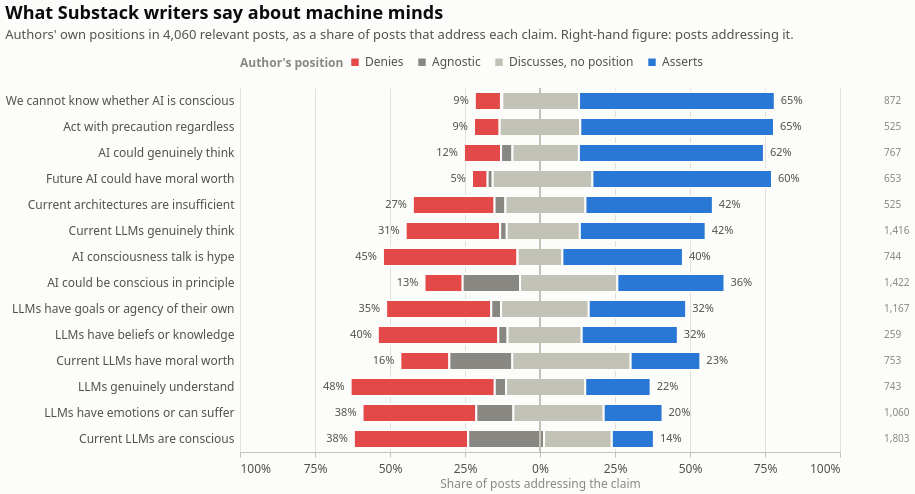

Describe this chart as a Vega-Lite specification.
### Vega-Lite specification from a JSON file in a GitHub repository (floating-point values rounded to 4 significant figures)
{"$schema": "https://vega.github.io/schema/vega-lite/v6.4.1.json", "config": {"axis": {"domainColor": "#c3c2b7", "gridColor": "#e1e0d9", "gridWidth": 1, "labelColor": "#52514e", "labelFont": "system-ui, -apple-system, 'Segoe UI', sans-serif", "labelFontSize": 12, "labelPadding": 6, "tickColor": "#c3c2b7", "titleColor": "#898781", "titleFont": "system-ui, -apple-system, 'Segoe UI', sans-serif", "titleFontSize": 12, "titleFontWeight": 400}, "axisX": {"grid": false}, "axisY": {"domain": false, "ticks": false}, "background": "#fcfcfb", "bar": {"cornerRadiusEnd": 4}, "font": "system-ui, -apple-system, 'Segoe UI', sans-serif", "header": {"labelColor": "#0b0b0b", "labelFont": "system-ui, -apple-system, 'Segoe UI', sans-serif", "labelFontSize": 13, "labelFontWeight": 600, "titleColor": "#898781", "titleFont": "system-ui, -apple-system, 'Segoe UI', sans-serif"}, "legend": {"direction": "horizontal", "labelColor": "#52514e", "labelFont": "system-ui, -apple-system, 'Segoe UI', sans-serif", "labelFontSize": 12, "orient": "top", "symbolSize": 80, "symbolType": "square", "titleColor": "#898781", "titleFont": "system-ui, -apple-system, 'Segoe UI', sans-serif", "titleFontSize": 12, "titleOrient": "left"}, "line": {"strokeCap": "round", "strokeJoin": "round", "strokeWidth": 2}, "point": {"filled": true, "size": 64}, "range": {"category": ["#2a78d6", "#eb6834", "#1baf7a", "#eda100", "#e87ba4", "#008300", "#4a3aa7", "#e34948"]}, "text": {"color": "#52514e", "font": "system-ui, -apple-system, 'Segoe UI', sans-serif", "fontSize": 12}, "title": {"anchor": "start", "color": "#0b0b0b", "font": "system-ui, -apple-system, 'Segoe UI', sans-serif", "fontSize": 18, "fontWeight": 600, "offset": 14, "subtitleColor": "#52514e", "subtitleFontSize": 13, "subtitlePadding": 6}, "view": {"stroke": null}}, "data": {"name": "data-ec4449c1d0989916a3076ee6fd09f68b"}, "datasets": {"data-ec4449c1d0989916a3076ee6fd09f68b": [{"addressing": 1803, "asserts_share": 0.1403, "count": 687, "denies_share": 0.381, "facet": null, "item": "Current LLMs are conscious", "n": 1803, "option": "denies", "share": 0.381, "x0": -0.6204, "x1": -0.2393}, {"addressing": 1803, "asserts_share": 0.1403, "count": 456, "denies_share": 0.381, "facet": null, "item": "Current LLMs are conscious", "n": 1803, "option": "agnostic", "share": 0.2529, "x0": -0.2393, "x1": 0.01359}, {"addressing": 1803, "asserts_share": 0.1403, "count": 407, "denies_share": 0.381, "facet": null, "item": "Current LLMs are conscious", "n": 1803, "option": "discusses", "share": 0.2257, "x0": 0.01359, "x1": 0.2393}, {"addressing": 1803, "asserts_share": 0.1403, "count": 253, "denies_share": 0.381, "facet": null, "item": "Current LLMs are conscious", "n": 1803, "option": "asserts", "share": 0.1403, "x0": 0.2393, "x1": 0.3796}, {"addressing": 1422, "asserts_share": 0.3572, "count": 181, "denies_share": 0.1273, "facet": null, "item": "AI could be conscious in principle", "n": 1422, "option": "denies", "share": 0.1273, "x0": -0.385, "x1": -0.2577}, {"addressing": 1422, "asserts_share": 0.3572, "count": 272, "denies_share": 0.1273, "facet": null, "item": "AI could be conscious in principle", "n": 1422, "option": "agnostic", "share": 0.1913, "x0": -0.2577, "x1": -0.06646}, {"addressing": 1422, "asserts_share": 0.3572, "count": 461, "denies_share": 0.1273, "facet": null, "item": "AI could be conscious in principle", "n": 1422, "option": "discusses", "share": 0.3242, "x0": -0.06646, "x1": 0.2577}, {"addressing": 1422, "asserts_share": 0.3572, "count": 508, "denies_share": 0.1273, "facet": null, "item": "AI could be conscious in principle", "n": 1422, "option": "asserts", "share": 0.3572, "x0": 0.2577, "x1": 0.615}, {"addressing": 1416, "asserts_share": 0.4195, "count": 446, "denies_share": 0.315, "facet": null, "item": "Current LLMs genuinely think", "n": 1416, "option": "denies", "share": 0.315, "x0": -0.4477, "x1": -0.1328}, {"addressing": 1416, "asserts_share": 0.4195, "count": 31, "denies_share": 0.315, "facet": null, "item": "Current LLMs genuinely think", "n": 1416, "option": "agnostic", "share": 0.02189, "x0": -0.1328, "x1": -0.1109}, {"addressing": 1416, "asserts_share": 0.4195, "count": 345, "denies_share": 0.315, "facet": null, "item": "Current LLMs genuinely think", "n": 1416, "option": "discusses", "share": 0.2436, "x0": -0.1109, "x1": 0.1328}, {"addressing": 1416, "asserts_share": 0.4195, "count": 594, "denies_share": 0.315, "facet": null, "item": "Current LLMs genuinely think", "n": 1416, "option": "asserts", "share": 0.4195, "x0": 0.1328, "x1": 0.5523}, {"addressing": 767, "asserts_share": 0.6167, "count": 95, "denies_share": 0.1239, "facet": null, "item": "AI could genuinely think", "n": 767, "option": "denies", "share": 0.1239, "x0": -0.2536, "x1": -0.1297}, {"addressing": 767, "asserts_share": 0.6167, "count": 29, "denies_share": 0.1239, "facet": null, "item": "AI could genuinely think", "n": 767, "option": "agnostic", "share": 0.03781, "x0": -0.1297, "x1": -0.09192}, {"addressing": 767, "asserts_share": 0.6167, "count": 170, "denies_share": 0.1239, "facet": null, "item": "AI could genuinely think", "n": 767, "option": "discusses", "share": 0.2216, "x0": -0.09192, "x1": 0.1297}, {"addressing": 767, "asserts_share": 0.6167, "count": 473, "denies_share": 0.1239, "facet": null, "item": "AI could genuinely think", "n": 767, "option": "asserts", "share": 0.6167, "x0": 0.1297, "x1": 0.7464}, {"addressing": 743, "asserts_share": 0.218, "count": 357, "denies_share": 0.4805, "facet": null, "item": "LLMs genuinely understand", "n": 743, "option": "denies", "share": 0.4805, "x0": -0.6312, "x1": -0.1507}, {"addressing": 743, "asserts_share": 0.218, "count": 28, "denies_share": 0.4805, "facet": null, "item": "LLMs genuinely understand", "n": 743, "option": "agnostic", "share": 0.03769, "x0": -0.1507, "x1": -0.1131}, {"addressing": 743, "asserts_share": 0.218, "count": 196, "denies_share": 0.4805, "facet": null, "item": "LLMs genuinely understand", "n": 743, "option": "discusses", "share": 0.2638, "x0": -0.1131, "x1": 0.1507}, {"addressing": 743, "asserts_share": 0.218, "count": 162, "denies_share": 0.4805, "facet": null, "item": "LLMs genuinely understand", "n": 743, "option": "asserts", "share": 0.218, "x0": 0.1507, "x1": 0.3688}, {"addressing": 259, "asserts_share": 0.3205, "count": 104, "denies_share": 0.4015, "facet": null, "item": "LLMs have beliefs or knowledge", "n": 259, "option": "denies", "share": 0.4015, "x0": -0.5405, "x1": -0.139}, {"addressing": 259, "asserts_share": 0.3205, "count": 8, "denies_share": 0.4015, "facet": null, "item": "LLMs have beliefs or knowledge", "n": 259, "option": "agnostic", "share": 0.03089, "x0": -0.139, "x1": -0.1081}, {"addressing": 259, "asserts_share": 0.3205, "count": 64, "denies_share": 0.4015, "facet": null, "item": "LLMs have beliefs or knowledge", "n": 259, "option": "discusses", "share": 0.2471, "x0": -0.1081, "x1": 0.139}, {"addressing": 259, "asserts_share": 0.3205, "count": 83, "denies_share": 0.4015, "facet": null, "item": "LLMs have beliefs or knowledge", "n": 259, "option": "asserts", "share": 0.3205, "x0": 0.139, "x1": 0.4595}, {"addressing": 1060, "asserts_share": 0.1962, "count": 402, "denies_share": 0.3792, "facet": null, "item": "LLMs have emotions or can suffer", "n": 1060, "option": "denies", "share": 0.3792, "x0": -0.5915, "x1": -0.2123}, {"addressing": 1060, "asserts_share": 0.1962, "count": 131, "denies_share": 0.3792, "facet": null, "item": "LLMs have emotions or can suffer", "n": 1060, "option": "agnostic", "share": 0.1236, "x0": -0.2123, "x1": -0.08868}, {"addressing": 1060, "asserts_share": 0.1962, "count": 319, "denies_share": 0.3792, "facet": null, "item": "LLMs have emotions or can suffer", "n": 1060, "option": "discusses", "share": 0.3009, "x0": -0.08868, "x1": 0.2123}, {"addressing": 1060, "asserts_share": 0.1962, "count": 208, "denies_share": 0.3792, "facet": null, "item": "LLMs have emotions or can suffer", "n": 1060, "option": "asserts", "share": 0.1962, "x0": 0.2123, "x1": 0.4085}, {"addressing": 1167, "asserts_share": 0.3248, "count": 409, "denies_share": 0.3505, "facet": null, "item": "LLMs have goals or agency of their own", "n": 1167, "option": "denies", "share": 0.3505, "x0": -0.5129, "x1": -0.1624}, {"addressing": 1167, "asserts_share": 0.3248, "count": 38, "denies_share": 0.3505, "facet": null, "item": "LLMs have goals or agency of their own", "n": 1167, "option": "agnostic", "share": 0.03256, "x0": -0.1624, "x1": -0.1298}, {"addressing": 1167, "asserts_share": 0.3248, "count": 341, "denies_share": 0.3505, "facet": null, "item": "LLMs have goals or agency of their own", "n": 1167, "option": "discusses", "share": 0.2922, "x0": -0.1298, "x1": 0.1624}, {"addressing": 1167, "asserts_share": 0.3248, "count": 379, "denies_share": 0.3505, "facet": null, "item": "LLMs have goals or agency of their own", "n": 1167, "option": "asserts", "share": 0.3248, "x0": 0.1624, "x1": 0.4871}, {"addressing": 753, "asserts_share": 0.2324, "count": 123, "denies_share": 0.1633, "facet": null, "item": "Current LLMs have moral worth", "n": 753, "option": "denies", "share": 0.1633, "x0": -0.4655, "x1": -0.3021}, {"addressing": 753, "asserts_share": 0.2324, "count": 158, "denies_share": 0.1633, "facet": null, "item": "Current LLMs have moral worth", "n": 753, "option": "agnostic", "share": 0.2098, "x0": -0.3021, "x1": -0.0923}, {"addressing": 753, "asserts_share": 0.2324, "count": 297, "denies_share": 0.1633, "facet": null, "item": "Current LLMs have moral worth", "n": 753, "option": "discusses", "share": 0.3944, "x0": -0.0923, "x1": 0.3021}, {"addressing": 753, "asserts_share": 0.2324, "count": 175, "denies_share": 0.1633, "facet": null, "item": "Current LLMs have moral worth", "n": 753, "option": "asserts", "share": 0.2324, "x0": 0.3021, "x1": 0.5345}, {"addressing": 653, "asserts_share": 0.5988, "count": 34, "denies_share": 0.05207, "facet": null, "item": "Future AI could have moral worth", "n": 653, "option": "denies", "share": 0.05207, "x0": -0.2266, "x1": -0.1746}, {"addressing": 653, "asserts_share": 0.5988, "count": 11, "denies_share": 0.05207, "facet": null, "item": "Future AI could have moral worth", "n": 653, "option": "agnostic", "share": 0.01685, "x0": -0.1746, "x1": -0.1577}, {"addressing": 653, "asserts_share": 0.5988, "count": 217, "denies_share": 0.05207, "facet": null, "item": "Future AI could have moral worth", "n": 653, "option": "discusses", "share": 0.3323, "x0": -0.1577, "x1": 0.1746}, {"addressing": 653, "asserts_share": 0.5988, "count": 391, "denies_share": 0.05207, "facet": null, "item": "Future AI could have moral worth", "n": 653, "option": "asserts", "share": 0.5988, "x0": 0.1746, "x1": 0.7734}, {"addressing": 525, "asserts_share": 0.4248, "count": 143, "denies_share": 0.2724, "facet": null, "item": "Current architectures are insufficient", "n": 525, "option": "denies", "share": 0.2724, "x0": -0.4238, "x1": -0.1514}, {"addressing": 525, "asserts_share": 0.4248, "count": 19, "denies_share": 0.2724, "facet": null, "item": "Current architectures are insufficient", "n": 525, "option": "agnostic", "share": 0.03619, "x0": -0.1514, "x1": -0.1152}, {"addressing": 525, "asserts_share": 0.4248, "count": 140, "denies_share": 0.2724, "facet": null, "item": "Current architectures are insufficient", "n": 525, "option": "discusses", "share": 0.2667, "x0": -0.1152, "x1": 0.1514}, {"addressing": 525, "asserts_share": 0.4248, "count": 223, "denies_share": 0.2724, "facet": null, "item": "Current architectures are insufficient", "n": 525, "option": "asserts", "share": 0.4248, "x0": 0.1514, "x1": 0.5762}, {"addressing": 872, "asserts_share": 0.6525, "count": 76, "denies_share": 0.08716, "facet": null, "item": "We cannot know whether AI is conscious", "n": 872, "option": "denies", "share": 0.08716, "x0": -0.2173, "x1": -0.1302}, {"addressing": 872, "asserts_share": 0.6525, "count": 4, "denies_share": 0.08716, "facet": null, "item": "We cannot know whether AI is conscious", "n": 872, "option": "agnostic", "share": 0.004587, "x0": -0.1302, "x1": -0.1256}, {"addressing": 872, "asserts_share": 0.6525, "count": 223, "denies_share": 0.08716, "facet": null, "item": "We cannot know whether AI is conscious", "n": 872, "option": "discusses", "share": 0.2557, "x0": -0.1256, "x1": 0.1302}, {"addressing": 872, "asserts_share": 0.6525, "count": 569, "denies_share": 0.08716, "facet": null, "item": "We cannot know whether AI is conscious", "n": 872, "option": "asserts", "share": 0.6525, "x0": 0.1302, "x1": 0.7827}, {"addressing": 525, "asserts_share": 0.6457, "count": 45, "denies_share": 0.08571, "facet": null, "item": "Act with precaution regardless", "n": 525, "option": "denies", "share": 0.08571, "x0": -0.22, "x1": -0.1343}, {"addressing": 525, "asserts_share": 0.6457, "count": 0, "denies_share": 0.08571, "facet": null, "item": "Act with precaution regardless", "n": 525, "option": "agnostic", "share": 0.0, "x0": -0.1343, "x1": -0.1343}, {"addressing": 525, "asserts_share": 0.6457, "count": 141, "denies_share": 0.08571, "facet": null, "item": "Act with precaution regardless", "n": 525, "option": "discusses", "share": 0.2686, "x0": -0.1343, "x1": 0.1343}, {"addressing": 525, "asserts_share": 0.6457, "count": 339, "denies_share": 0.08571, "facet": null, "item": "Act with precaution regardless", "n": 525, "option": "asserts", "share": 0.6457, "x0": 0.1343, "x1": 0.78}, {"addressing": 744, "asserts_share": 0.4019, "count": 334, "denies_share": 0.4489, "facet": null, "item": "AI consciousness talk is hype", "n": 744, "option": "denies", "share": 0.4489, "x0": -0.5235, "x1": -0.0746}, {"addressing": 744, "asserts_share": 0.4019, "count": 0, "denies_share": 0.4489, "facet": null, "item": "AI consciousness talk is hype", "n": 744, "option": "agnostic", "share": 0.0, "x0": -0.0746, "x1": -0.0746}, {"addressing": 744, "asserts_share": 0.4019, "count": 111, "denies_share": 0.4489, "facet": null, "item": "AI consciousness talk is hype", "n": 744, "option": "discusses", "share": 0.1492, "x0": -0.0746, "x1": 0.0746}, {"addressing": 744, "asserts_share": 0.4019, "count": 299, "denies_share": 0.4489, "facet": null, "item": "AI consciousness talk is hype", "n": 744, "option": "asserts", "share": 0.4019, "x0": 0.0746, "x1": 0.4765}]}, "height": 364, "layer": [{"encoding": {"color": {"field": "option", "legend": {"labelExpr": "{\"denies\": \"Denies\", \"agnostic\": \"Agnostic\", \"discusses\": \"Discusses, no position\", \"asserts\": \"Asserts\"}[datum.label]", "title": "Author's position"}, "scale": {"domain": ["denies", "agnostic", "discusses", "asserts"], "range": ["#e34948", "#898781", "#c3c2b7", "#2a78d6"]}, "type": "nominal"}, "stroke": {"value": "#fcfcfb"}, "strokeWidth": {"value": 2}, "tooltip": [{"field": "item", "title": "Claim", "type": "nominal"}, {"field": "option", "title": "Position", "type": "nominal"}, {"field": "count", "title": "Posts", "type": "quantitative"}, {"field": "share", "format": ".0%", "title": "Share", "type": "quantitative"}, {"field": "addressing", "title": "Posts addressing", "type": "quantitative"}], "x": {"axis": {"format": "%", "grid": true, "labelExpr": "abs(datum.value) == 1 ? format(abs(datum.value), '.0%') : format(abs(datum.value), '.0%')", "values": [-1, -0.75, -0.5, -0.25, 0, 0.25, 0.5, 0.75, 1]}, "field": "x0", "scale": {"domain": [-1, 1]}, "title": "Share of posts addressing the claim", "type": "quantitative"}, "x2": {"field": "x1"}, "y": {"axis": {"labelLimit": 260}, "field": "item", "sort": ["We cannot know whether AI is conscious", "Act with precaution regardless", "AI could genuinely think", "Future AI could have moral worth", "Current architectures are insufficient", "Current LLMs genuinely think", "AI consciousness talk is hype", "AI could be conscious in principle", "LLMs have goals or agency of their own", "LLMs have beliefs or knowledge", "Current LLMs have moral worth", "LLMs genuinely understand", "LLMs have emotions or can suffer", "Current LLMs are conscious"], "title": null, "type": "nominal"}}, "mark": {"cornerRadiusEnd": 0, "height": 18, "type": "bar"}}, {"encoding": {"x": {"datum": 0}}, "mark": {"color": "#c3c2b7", "strokeWidth": 1, "type": "rule"}}, {"encoding": {"text": {"field": "denies_share", "format": ".0%", "type": "quantitative"}, "x": {"field": "x0", "type": "quantitative"}, "y": {"field": "item", "sort": ["We cannot know whether AI is conscious", "Act with precaution regardless", "AI could genuinely think", "Future AI could have moral worth", "Current architectures are insufficient", "Current LLMs genuinely think", "AI consciousness talk is hype", "AI could be conscious in principle", "LLMs have goals or agency of their own", "LLMs have beliefs or knowledge", "Current LLMs have moral worth", "LLMs genuinely understand", "LLMs have emotions or can suffer", "Current LLMs are conscious"], "type": "nominal"}}, "mark": {"align": "right", "color": "#52514e", "dx": -6, "fontSize": 11, "type": "text"}, "transform": [{"filter": "(datum.option === 'denies')"}]}, {"encoding": {"text": {"field": "asserts_share", "format": ".0%", "type": "quantitative"}, "x": {"field": "x1", "type": "quantitative"}, "y": {"field": "item", "sort": ["We cannot know whether AI is conscious", "Act with precaution regardless", "AI could genuinely think", "Future AI could have moral worth", "Current architectures are insufficient", "Current LLMs genuinely think", "AI consciousness talk is hype", "AI could be conscious in principle", "LLMs have goals or agency of their own", "LLMs have beliefs or knowledge", "Current LLMs have moral worth", "LLMs genuinely understand", "LLMs have emotions or can suffer", "Current LLMs are conscious"], "type": "nominal"}}, "mark": {"align": "left", "color": "#52514e", "dx": 6, "fontSize": 11, "type": "text"}, "transform": [{"filter": "(datum.option === 'asserts')"}]}, {"encoding": {"text": {"field": "addressing", "format": ",d", "type": "quantitative"}, "x": {"value": 644}, "y": {"field": "item", "sort": ["We cannot know whether AI is conscious", "Act with precaution regardless", "AI could genuinely think", "Future AI could have moral worth", "Current architectures are insufficient", "Current LLMs genuinely think", "AI consciousness talk is hype", "AI could be conscious in principle", "LLMs have goals or agency of their own", "LLMs have beliefs or knowledge", "Current LLMs have moral worth", "LLMs genuinely understand", "LLMs have emotions or can suffer", "Current LLMs are conscious"], "type": "nominal"}}, "mark": {"align": "left", "color": "#898781", "fontSize": 10, "type": "text"}, "transform": [{"filter": "(datum.option === 'asserts')"}]}], "title": {"subtitle": "Authors' own positions in 4,060 relevant posts, as a share of posts that address each claim. Right-hand figure: posts addressing it.", "text": "What Substack writers say about machine minds"}, "width": 600}
